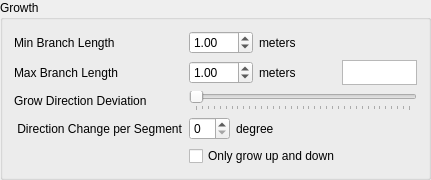
             <widget class="QGroupBox" name="groupBox_10">
              <property name="toolTip">
               <string>&lt;html&gt;&lt;head/&gt;&lt;body&gt;&lt;p&gt;These parameters describe how stiff or winding and how long the branch will grow.&lt;/p&gt;&lt;/body&gt;&lt;/html&gt;</string>
              </property>
              <property name="title">
               <string>Growth</string>
              </property>
              <property name="flat">
               <bool>true</bool>
              </property>
              <layout class="QVBoxLayout" name="verticalLayout_19">
               <item>
                <layout class="QGridLayout" name="gridLayout_11">
                 <item row="3" column="1">
                  <layout class="QHBoxLayout" name="horizontalLayout_44">
                   <item>
                    <widget class="QSpinBox" name="spin_BranchSegmentDirChange">
                     <property name="toolTip">
                      <string>&lt;html&gt;&lt;head/&gt;&lt;body&gt;&lt;p&gt;Specifies how many degrees per segment the branch may change its direction (towards its current  target direction).&lt;/p&gt;&lt;p&gt;If set to zero, the branch will be absolutely straight (because it cannot change its direction, at all).&lt;/p&gt;&lt;p&gt;The higher the value the faster the branch will reach its current target direction and then get a new target direction, making it more twisting.&lt;/p&gt;&lt;p&gt;The effect of this setting strongly depends on the &amp;quot;Grow Direction Deviation&amp;quot;.&lt;/p&gt;&lt;/body&gt;&lt;/html&gt;</string>
                     </property>
                     <property name="maximum">
                      <number>90</number>
                     </property>
                    </widget>
                   </item>
                   <item>
                    <widget class="QLabel" name="label_76">
                     <property name="toolTip">
                      <string>&lt;html&gt;&lt;head/&gt;&lt;body&gt;&lt;p&gt;Specifies how many degrees per segment the branch may change its direction (towards its current  target direction).&lt;/p&gt;&lt;p&gt;If set to zero, the branch will be absolutely straight (because it cannot change its direction, at all).&lt;/p&gt;&lt;p&gt;The higher the value the faster the branch will reach its current target direction and then get a new target direction, making it more twisting.&lt;/p&gt;&lt;p&gt;The effect of this setting strongly depends on the &amp;quot;Grow Direction Deviation&amp;quot;.&lt;/p&gt;&lt;/body&gt;&lt;/html&gt;</string>
                     </property>
                     <property name="text">
                      <string>degree</string>
                     </property>
                    </widget>
                   </item>
                   <item>
                    <spacer name="horizontalSpacer_35">
                     <property name="orientation">
                      <enum>Qt::Horizontal</enum>
                     </property>
                     <property name="sizeHint" stdset="0">
                      <size>
                       <width>40</width>
                       <height>20</height>
                      </size>
                     </property>
                    </spacer>
                   </item>
                  </layout>
                 </item>
                 <item row="2" column="0">
                  <widget class="QLabel" name="label_13">
                   <property name="toolTip">
                    <string>&lt;html&gt;&lt;head/&gt;&lt;body&gt;&lt;p&gt;How many degrees a branch may deviate from its target direction.&lt;/p&gt;&lt;p&gt;If set to zero, the branch will grow absolutely straight.&lt;/p&gt;&lt;p&gt;The higher it is set, the more twisting the branch will be.&lt;/p&gt;&lt;p&gt;The effect of this setting also depends strongly on the &amp;quot;Direction Change per Segment&amp;quot;.&lt;/p&gt;&lt;/body&gt;&lt;/html&gt;</string>
                   </property>
                   <property name="text">
                    <string>Grow Direction Deviation</string>
                   </property>
                  </widget>
                 </item>
                 <item row="2" column="1">
                  <widget class="QSlider" name="slider_BranchGrowDirDev">
                   <property name="toolTip">
                    <string>&lt;html&gt;&lt;head/&gt;&lt;body&gt;&lt;p&gt;How many degrees a branch may deviate from its target direction.&lt;/p&gt;&lt;p&gt;If set to zero, the branch will grow absolutely straight.&lt;/p&gt;&lt;p&gt;The higher it is set, the more twisting the branch will be.&lt;/p&gt;&lt;p&gt;The effect of this setting also depends strongly on the &amp;quot;Direction Change per Segment&amp;quot;.&lt;/p&gt;&lt;/body&gt;&lt;/html&gt;</string>
                   </property>
                   <property name="maximum">
                    <number>180</number>
                   </property>
                   <property name="orientation">
                    <enum>Qt::Horizontal</enum>
                   </property>
                   <property name="invertedAppearance">
                    <bool>false</bool>
                   </property>
                   <property name="invertedControls">
                    <bool>false</bool>
                   </property>
                   <property name="tickPosition">
                    <enum>QSlider::TicksBelow</enum>
                   </property>
                   <property name="tickInterval">
                    <number>5</number>
                   </property>
                  </widget>
                 </item>
                 <item row="3" column="0">
                  <widget class="QLabel" name="label_14">
                   <property name="toolTip">
                    <string>&lt;html&gt;&lt;head/&gt;&lt;body&gt;&lt;p&gt;Specifies how many degrees per segment the branch may change its direction (towards its current  target direction).&lt;/p&gt;&lt;p&gt;If set to zero, the branch will be absolutely straight (because it cannot change its direction, at all).&lt;/p&gt;&lt;p&gt;The higher the value the faster the branch will reach its current target direction and then get a new target direction, making it more twisting.&lt;/p&gt;&lt;p&gt;The effect of this setting strongly depends on the &amp;quot;Grow Direction Deviation&amp;quot;.&lt;/p&gt;&lt;/body&gt;&lt;/html&gt;</string>
                   </property>
                   <property name="text">
                    <string> Direction Change per Segment</string>
                   </property>
                  </widget>
                 </item>
                 <item row="0" column="0">
                  <widget class="QLabel" name="label_12">
                   <property name="toolTip">
                    <string>The minimum length of branches of this type.</string>
                   </property>
                   <property name="text">
                    <string>Min Branch Length</string>
                   </property>
                  </widget>
                 </item>
                 <item row="1" column="0">
                  <widget class="QLabel" name="label_19">
                   <property name="toolTip">
                    <string>&lt;html&gt;&lt;head/&gt;&lt;body&gt;&lt;p&gt;The maximum length of branches of this type.&lt;/p&gt;&lt;/body&gt;&lt;/html&gt;</string>
                   </property>
                   <property name="text">
                    <string>Max Branch Length</string>
                   </property>
                  </widget>
                 </item>
                 <item row="0" column="1">
                  <layout class="QHBoxLayout" name="horizontalLayout_38">
                   <item>
                    <widget class="QDoubleSpinBox" name="spin_MinBranchLength">
                     <property name="toolTip">
                      <string>The minimum length of branches of this type.</string>
                     </property>
                     <property name="minimum">
                      <double>0.100000000000000</double>
                     </property>
                     <property name="maximum">
                      <double>100.000000000000000</double>
                     </property>
                     <property name="singleStep">
                      <double>0.100000000000000</double>
                     </property>
                     <property name="value">
                      <double>1.000000000000000</double>
                     </property>
                    </widget>
                   </item>
                   <item>
                    <widget class="QLabel" name="label_72">
                     <property name="toolTip">
                      <string>The minimum length of branches of this type.</string>
                     </property>
                     <property name="text">
                      <string>meters</string>
                     </property>
                    </widget>
                   </item>
                   <item>
                    <spacer name="horizontalSpacer_29">
                     <property name="orientation">
                      <enum>Qt::Horizontal</enum>
                     </property>
                     <property name="sizeHint" stdset="0">
                      <size>
                       <width>40</width>
                       <height>20</height>
                      </size>
                     </property>
                    </spacer>
                   </item>
                  </layout>
                 </item>
                 <item row="1" column="1">
                  <layout class="QHBoxLayout" name="horizontalLayout_37">
                   <item>
                    <widget class="QDoubleSpinBox" name="spin_MaxBranchLength">
                     <property name="toolTip">
                      <string>&lt;html&gt;&lt;head/&gt;&lt;body&gt;&lt;p&gt;The maximum length of branches of this type.&lt;/p&gt;&lt;/body&gt;&lt;/html&gt;</string>
                     </property>
                     <property name="minimum">
                      <double>0.100000000000000</double>
                     </property>
                     <property name="maximum">
                      <double>100.000000000000000</double>
                     </property>
                     <property name="singleStep">
                      <double>0.100000000000000</double>
                     </property>
                     <property name="value">
                      <double>1.000000000000000</double>
                     </property>
                    </widget>
                   </item>
                   <item>
                    <widget class="QLabel" name="label_71">
                     <property name="toolTip">
                      <string>&lt;html&gt;&lt;head/&gt;&lt;body&gt;&lt;p&gt;The maximum length of branches of this type.&lt;/p&gt;&lt;/body&gt;&lt;/html&gt;</string>
                     </property>
                     <property name="text">
                      <string>meters</string>
                     </property>
                    </widget>
                   </item>
                   <item>
                    <spacer name="horizontalSpacer_28">
                     <property name="orientation">
                      <enum>Qt::Horizontal</enum>
                     </property>
                     <property name="sizeHint" stdset="0">
                      <size>
                       <width>40</width>
                       <height>20</height>
                      </size>
                     </property>
                    </spacer>
                   </item>
                   <item>
                    <widget class="qtCurveProperty" name="curve_MaxBranchLengthParent">
                     <property name="maximumSize">
                      <size>
                       <width>75</width>
                       <height>25</height>
                      </size>
                     </property>
                     <property name="acceptDrops">
                      <bool>false</bool>
                     </property>
                     <property name="toolTip">
                      <string>&lt;html&gt;&lt;head/&gt;&lt;body&gt;&lt;p&gt;This curve influences the length of this type of branch along its parent branch.&lt;/p&gt;&lt;p&gt;You can use this curve to form the shape of a tree's crown. E.g. let branches grow longer at the top and shorter at the bottom.&lt;/p&gt;&lt;/body&gt;&lt;/html&gt;</string>
                     </property>
                    </widget>
                   </item>
                  </layout>
                 </item>
                 <item row="4" column="1">
                  <widget class="QCheckBox" name="check_RestrictGrowToUpPlane">
                   <property name="toolTip">
                    <string>If checked a branch will only grow upwards and downwards, but never sideways. This is particularly useful for branches which shall represent large leaves, such as palm tree leaves. It will look as if the branch is mainly influenced by gravity.</string>
                   </property>
                   <property name="text">
                    <string>Only grow up and down</string>
                   </property>
                  </widget>
                 </item>
                </layout>
               </item>
              </layout>
             </widget>
